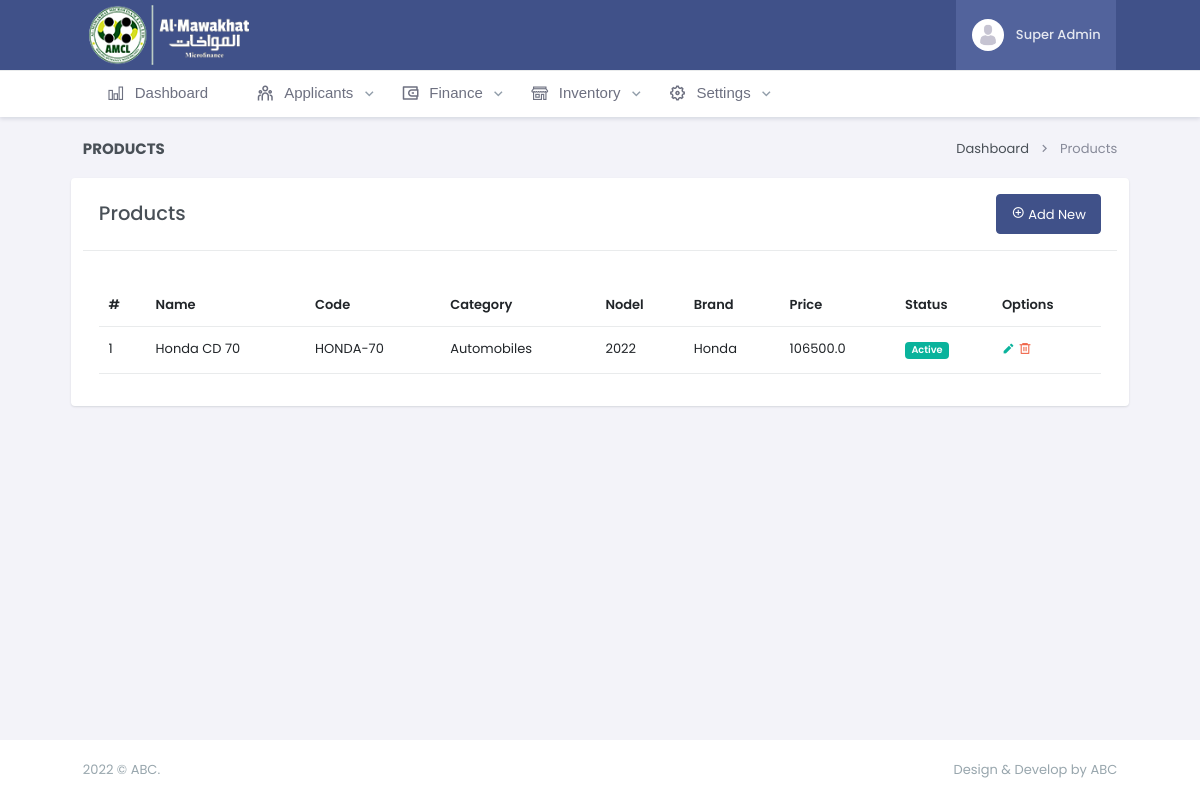
/products (signed in), run on the app's committed database.
### inventory/models.py (models this page shows, shortened)
class Product(models.Model):
    STAUTS_CHOICES = (
        (1, 'Active'),
        (2, 'Inactive'),
    )
    status = models.IntegerField(choices=STAUTS_CHOICES, default=1)
    code = models.CharField(max_length=20)
    name = models.CharField(max_length=100)
    category = models.ForeignKey(ProductCategory, on_delete=models.CASCADE, related_name="related_products")
    brand = models.CharField(max_length=150)
    model = models.CharField(max_length=150)
    price = models.FloatField()
    description = RichTextField(null=True, blank=True)
    picture = models.ImageField(null=True, blank=True, upload_to="Products/")
    date_added = models.DateTimeField(auto_now_add=True)
    added_by = models.ForeignKey(User, on_delete=models.CASCADE, related_name='products_added_by')
    date_updated = models.DateTimeField(auto_now=True, null=True)
    updated_by = models.ForeignKey(User, on_delete=models.CASCADE, related_name='products_updated_by', null=True)
    class Meta:
        verbose_name = 'Product'
        verbose_name_plural = 'Products'
        db_table = 'Products'

class ProductCategory(models.Model):
    STAUTS_CHOICES = (
        (1, 'Active'),
        (2, 'Inactive'),
    )
    status = models.IntegerField(choices=STAUTS_CHOICES, default=1)
    name = models.CharField(max_length=100)
    description = models.CharField(max_length=300, null=True, blank=True)
    class Meta:
        verbose_name = 'Product Category'
        verbose_name_plural = 'Product Categories'
        db_table = 'Product Categories'
    def __str__(self):
        return self.name

### inventory/views.py (the view, shortened to what this page needs)
# urls.py: path('products', products, name="products"),
@login_required
def products(request):
    products = Product.objects.all().order_by('-id')
    form = ProductForm()
    context = {
        'products' : products,
        'form' : form,
    }
    return render(request, 'inventory/products.html', context)

### templates/inventory/products.html (shortened to what this page needs)
{% extends 'base.html' %} {% load static %} {% load crispy_forms_tags %}
{% block body %}
<div class="row">
    <div class="col-12">
        <div class="page-title-box d-sm-flex align-items-center justify-content-between">
            <h4 class="mb-sm-0">Products</h4>
            <div class="page-title-right">
                <ol class="breadcrumb m-0">
                    <li class="breadcrumb-item"><a href="{% url 'settings:dashboard' %}">Dashboard</a></li>
                    <li class="breadcrumb-item active">Products</li>
                </ol>
            </div>
        </div>
    </div>
</div>
<div class="row">
    <div class="card">
        <div class="card-header d-sm-flex align-items-center justify-content-between">
            <h4 class="mb-sm-0">Products</h4>
            <button class="btn btn-primary float-right" data-bs-toggle="modal" data-bs-target="#addCityModal"><i
                    class="ri-add-circle-line"></i> Add New</button>
        </div>
        <div class="card-body mt-3">
            {% if products|length %}
            <div class=" table-responsive">
                <table class="table">
                    <thead>
                        <tr>
                            <th>#</th>
                            <th>Name</th>
                            <th>Code</th>
                            <th>Category</th>
                            <th>Nodel</th>
                            <th>Brand</th>
                            <th>Price</th>
                            <th>Status</th>
                            <th>Options</th>
                        </tr>
                    </thead>
                    <tbody>
                        {% for i in products %}
                        <tr>
                            <td scope="row">{{forloop.counter}}</td>
                            <td>{{i.name}}</td>
                            <td>{{i.code}}</td>
                            <td>{{i.category}}</td>
                            <td>{{i.model}}</td>
                            <td>{{i.brand}}</td>
                            <td>{{i.price}}</td>
                            <td>
                                {% if i.status == 1 %}
                                <span class="badge bg-success">{{i.get_status_display}}</span>
                                {% else %}
                                <span class="badge bg-danger">{{i.get_status_display}}</span>
                                {% endif %}
                            </td>
                            <td>
                                <a href="{% url 'inventory:update-product' i.id %}" class="text-success update-btn">
                                    <i class="ri-pencil-fill"></i>
                                </a>
                                <a type="button" class="text-danger delete-btn" data-bs-toggle="modal"
                                    data-bs-target="#DeleteCityModal" data-id="{{i.id}}" data-name="{{i.name}}">
                                    <i class="ri-delete-bin-6-line"></i>
                                </a>
                            </td>
                        </tr>
                        {% endfor %}
                    </tbody>
                </table>
            </div>
            {% else %}
            <div class="card-header">
                <h4 class="text-center">No record found</h4>
            </div>
            {% endif %}
        </div>
    </div>
</div>
{% endblock body %}

### templates/base.html (shortened to what this page needs)
{% load static %}
<!doctype html>
<html lang="en" data-layout="horizontal" data-layout-style="" data-layout-position="fixed" data-topbar="dark">
<head>
    <link href="{% static 'libs/jsvectormap/css/jsvectormap.min.css' %}" rel="stylesheet" type="text/css" />
    <link rel="stylesheet" href="{% static 'libs/dropzone/dropzone.css' %}" type="text/css" />
    <link rel="stylesheet" href="{% static 'libs/filepond/filepond.min.css' %}" type="text/css" />
    <link rel="stylesheet"
        href="{% static 'libs/filepond-plugin-image-preview/filepond-plugin-image-preview.min.css' %}">
    <link href="https://cdn.jsdelivr.net/npm/select2@4.1.0-rc.0/dist/css/select2.min.css" rel="stylesheet" />
    <link href="{% static 'css/bootstrap.min.css' %}" rel="stylesheet" type="text/css" />
    <link href="{% static 'css/icons.min.css' %}" rel="stylesheet" type="text/css" />
    <link href="{% static 'css/app.min.css' %}" rel="stylesheet" type="text/css" />
    <link href="{% static 'css/custom.min.css' %}" rel="stylesheet" type="text/css" />
    <link href="{% static 'libs/sweetalert2/sweetalert2.min.css' %}" rel="stylesheet" type="text/css" />
</head>
<body>
    <div id="layout-wrapper">
        <header id="page-topbar">
            <div class="layout-width">
                <div class="navbar-header">
                    <div class="d-flex">
                        <div class="navbar-brand-box horizontal-logo">
                            <a href="{% url 'settings:dashboard' %}" class="logo logo-light">
                                <span class="logo-lg">
                                    <img src="{% static 'images/logo-light.png' %}" alt="" height="60">
                                </span>
                            </a>
                        </div>
                    </div>
                    <div class="d-flex align-items-center">
                        <div class="dropdown ms-sm-3 header-item topbar-user">
                            <button type="button" class="btn" id="page-header-user-dropdown" data-bs-toggle="dropdown"
                                aria-haspopup="true" aria-expanded="false">
                                <span class="d-flex align-items-center">
                                    <img class="rounded-circle header-profile-user"
                                        src="{% static 'images/users/avatar.jpg' %}" alt="Header Avatar">
                                    <span class="text-start ms-xl-2">
                                        <span
                                            class="d-none d-xl-inline-block ms-1 fw-medium user-name-text">{{request.user.first_name}}
                                            {{request.user.last_name}}</span>
                                    </span>
                                </span>
                            </button>
                        </div>
                    </div>
                </div>
            </div>
        </header>
        <div class="app-menu navbar-menu">
            <div id="scrollbar">
                <div class="container-fluid">
                    <ul class="navbar-nav" id="navbar-nav">
                        <li class="nav-item">
                            <a class="nav-link" href="{% url 'settings:dashboard' %}" aria-expanded="false"
                                aria-controls="sidebarDashboards">
                                <i class="las la-chart-bar"></i> <span data-key="t-dashboards">Dashboard</span>
                            </a>
                        </li>
                        <li class="nav-item">
                            <a class="nav-link" href="{% url 'settings:dashboard' %}" data-bs-toggle="collapse"
                                role="button" aria-expanded="false" aria-controls="sidebarDashboards">
                                <i class=" ri-team-line"></i> <span data-key="t-dashboards">Applicants</span>
                            </a>
                        </li>
                        <li class="nav-item">
                            <a class="nav-link" href="#" data-bs-toggle="collapse" role="button" aria-expanded="false"
                                aria-controls="sidebarDashboards">
                                <i class="ri-wallet-3-line"></i> <span data-key="t-dashboards">Finance</span>
                            </a>
                        </li>
                        <li class="nav-item">
                            <a class="nav-link" data-bs-toggle="collapse" role="button" aria-expanded="false"
                                aria-controls="sidebarDashboards">
                                <i class="las la-store-alt"></i> <span data-key="t-dashboards">Inventory</span>
                            </a>
                        </li>
                        <li class="nav-item">
                            <a class="nav-link" data-bs-toggle="collapse" role="button" aria-expanded="false"
                                aria-controls="sidebarDashboards">
                                <i class=" ri-settings-5-line"></i> <span data-key="t-dashboards">Settings</span>
                            </a>
                        </li>
                    </ul>
                </div>
            </div>
        </div>
    </div>
    <div class="main-content">
        <div class="page-content">
            <div class="container-fluid">
                {% block body %} {% endblock body %}
            </div>
        </div>
        <footer class="footer">
            <div class="container-fluid">
                <div class="row">
                    <div class="col-sm-6">
                         © ABC.
                    </div>
                    <div class="col-sm-6">
                        <div class="text-sm-end d-none d-sm-block">
                            Design & Develop by ABC
                        </div>
                    </div>
                </div>
            </div>
        </footer>
    </div>
</body>
</html>

### data on the page
Product: name "Honda CD 70", code "HONDA-70", category "Automobiles", model "2022", brand "Honda", price "106500.0", status "Active"

### other printed values
{{ request.user.first_name }} "Super"
{{ request.user.last_name }} "Admin"
